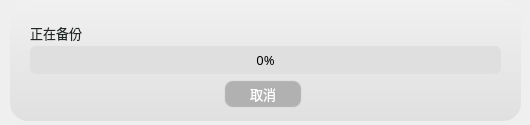
<?xml version="1.0" encoding="UTF-8"?>
<ui version="4.0">
 <class>Form</class>
 <widget class="QWidget" name="Form">
  <property name="geometry">
   <rect>
    <x>0</x>
    <y>0</y>
    <width>530</width>
    <height>125</height>
   </rect>
  </property>
  <property name="minimumSize">
   <size>
    <width>530</width>
    <height>125</height>
   </size>
  </property>
  <property name="maximumSize">
   <size>
    <width>530</width>
    <height>125</height>
   </size>
  </property>
  <property name="font">
   <font>
    <family>微软雅黑</family>
   </font>
  </property>
  <property name="windowTitle">
   <string>备份中</string>
  </property>
  <property name="windowIcon">
   <iconset>
    <normaloff>BackupTool.ico</normaloff>BackupTool.ico</iconset>
  </property>
  <widget class="QFrame" name="frame">
   <property name="geometry">
    <rect>
     <x>10</x>
     <y>0</y>
     <width>511</width>
     <height>121</height>
    </rect>
   </property>
   <property name="styleSheet">
    <string notr="true">QFrame#frame{
	background-color: qlineargradient(x0:0, y1:0,x0:1, y2:1, stop:0 rgba(240, 240, 240,233), stop:1 rgba(222, 222, 222,233));
border-radius:18px  
}
</string>
   </property>
   <property name="frameShape">
    <enum>QFrame::NoFrame</enum>
   </property>
   <property name="frameShadow">
    <enum>QFrame::Raised</enum>
   </property>
   <property name="lineWidth">
    <number>0</number>
   </property>
   <widget class="QPushButton" name="btn_cancel">
    <property name="geometry">
     <rect>
      <x>214</x>
      <y>80</y>
      <width>78</width>
      <height>28</height>
     </rect>
    </property>
    <property name="minimumSize">
     <size>
      <width>0</width>
      <height>28</height>
     </size>
    </property>
    <property name="palette">
     <palette>
      <active>
       <colorrole role="Button">
        <brush brushstyle="SolidPattern">
         <color alpha="255">
          <red>177</red>
          <green>177</green>
          <blue>177</blue>
         </color>
        </brush>
       </colorrole>
       <colorrole role="ButtonText">
        <brush brushstyle="SolidPattern">
         <color alpha="255">
          <red>255</red>
          <green>255</green>
          <blue>255</blue>
         </color>
        </brush>
       </colorrole>
       <colorrole role="Base">
        <brush brushstyle="SolidPattern">
         <color alpha="255">
          <red>177</red>
          <green>177</green>
          <blue>177</blue>
         </color>
        </brush>
       </colorrole>
       <colorrole role="Window">
        <brush brushstyle="SolidPattern">
         <color alpha="255">
          <red>177</red>
          <green>177</green>
          <blue>177</blue>
         </color>
        </brush>
       </colorrole>
      </active>
      <inactive>
       <colorrole role="Button">
        <brush brushstyle="SolidPattern">
         <color alpha="255">
          <red>177</red>
          <green>177</green>
          <blue>177</blue>
         </color>
        </brush>
       </colorrole>
       <colorrole role="ButtonText">
        <brush brushstyle="SolidPattern">
         <color alpha="255">
          <red>255</red>
          <green>255</green>
          <blue>255</blue>
         </color>
        </brush>
       </colorrole>
       <colorrole role="Base">
        <brush brushstyle="SolidPattern">
         <color alpha="255">
          <red>177</red>
          <green>177</green>
          <blue>177</blue>
         </color>
        </brush>
       </colorrole>
       <colorrole role="Window">
        <brush brushstyle="SolidPattern">
         <color alpha="255">
          <red>177</red>
          <green>177</green>
          <blue>177</blue>
         </color>
        </brush>
       </colorrole>
      </inactive>
      <disabled>
       <colorrole role="Button">
        <brush brushstyle="SolidPattern">
         <color alpha="255">
          <red>177</red>
          <green>177</green>
          <blue>177</blue>
         </color>
        </brush>
       </colorrole>
       <colorrole role="ButtonText">
        <brush brushstyle="SolidPattern">
         <color alpha="255">
          <red>31</red>
          <green>31</green>
          <blue>31</blue>
         </color>
        </brush>
       </colorrole>
       <colorrole role="Base">
        <brush brushstyle="SolidPattern">
         <color alpha="255">
          <red>177</red>
          <green>177</green>
          <blue>177</blue>
         </color>
        </brush>
       </colorrole>
       <colorrole role="Window">
        <brush brushstyle="SolidPattern">
         <color alpha="255">
          <red>177</red>
          <green>177</green>
          <blue>177</blue>
         </color>
        </brush>
       </colorrole>
      </disabled>
     </palette>
    </property>
    <property name="font">
     <font>
      <family>Microsoft YaHei</family>
      <pointsize>10</pointsize>
     </font>
    </property>
    <property name="styleSheet">
     <string notr="true">QPushButton{
	
	background-color: rgb(177,177, 177);
border:2px solid rgba(199, 199, 199,50);
border-radius:9px;
}
QPushButton:hover {
background-color:rgb(144, 144, 144)
	
}
QPushButton:pressed {
	background-color: rgb(111, 111, 111);
}
</string>
    </property>
    <property name="text">
     <string>取消</string>
    </property>
   </widget>
   <widget class="QLabel" name="label">
    <property name="geometry">
     <rect>
      <x>20</x>
      <y>22</y>
      <width>471</width>
      <height>21</height>
     </rect>
    </property>
    <property name="font">
     <font>
      <family>Microsoft YaHei</family>
      <pointsize>10</pointsize>
     </font>
    </property>
    <property name="styleSheet">
     <string notr="true">color: rgb(33, 38, 38)</string>
    </property>
    <property name="text">
     <string>正在备份</string>
    </property>
   </widget>
   <widget class="QProgressBar" name="progressBar">
    <property name="geometry">
     <rect>
      <x>20</x>
      <y>46</y>
      <width>471</width>
      <height>28</height>
     </rect>
    </property>
    <property name="font">
     <font>
      <family>Microsoft YaHei</family>
      <pointsize>10</pointsize>
     </font>
    </property>
    <property name="styleSheet">
     <string notr="true">QProgressBar::chunk {
        border-top-left-radius:6px;
border-bottom-left-radius:6px;
	background-color: rgb(40, 100, 222)
}
QProgressBar{
border-radius:6px;
background-color: rgb(223, 223, 223);
}
</string>
    </property>
    <property name="maximum">
     <number>1000</number>
    </property>
    <property name="value">
     <number>0</number>
    </property>
    <property name="alignment">
     <set>Qt::AlignCenter</set>
    </property>
   </widget>
  </widget>
 </widget>
 <resources/>
 <connections/>
</ui>
